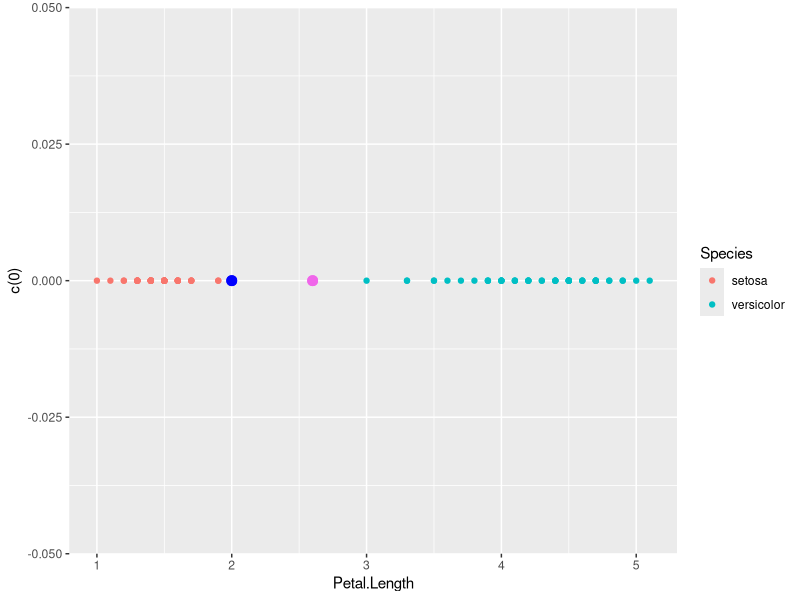
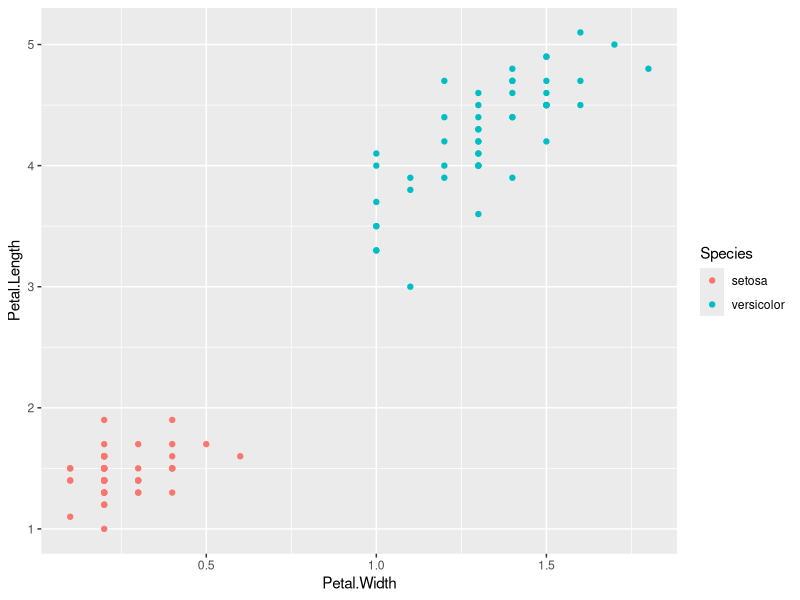

Here is the R script that generated these plots, in order:
rm(list = ls())
data("iris")


library(ggplot2)

p1 = ggplot(data = iris[1:100,],aes(x = Petal.Length, y = c(0)))+
            geom_point(aes(color = Species))

boundaries = data.frame(seperator = c(2,2.6))

p1+geom_point(data = boundaries, aes(x=boundaries$seperator[1]), color = "blue", size =3)+
  geom_point(data=boundaries, aes(x=boundaries$seperator[2]), color = "#F066EA", size = 3)


p2 = ggplot(data=iris[1:100,], aes(x=Petal.Width, y=Petal.Length))+
           geom_point(aes(color=Species))

p2